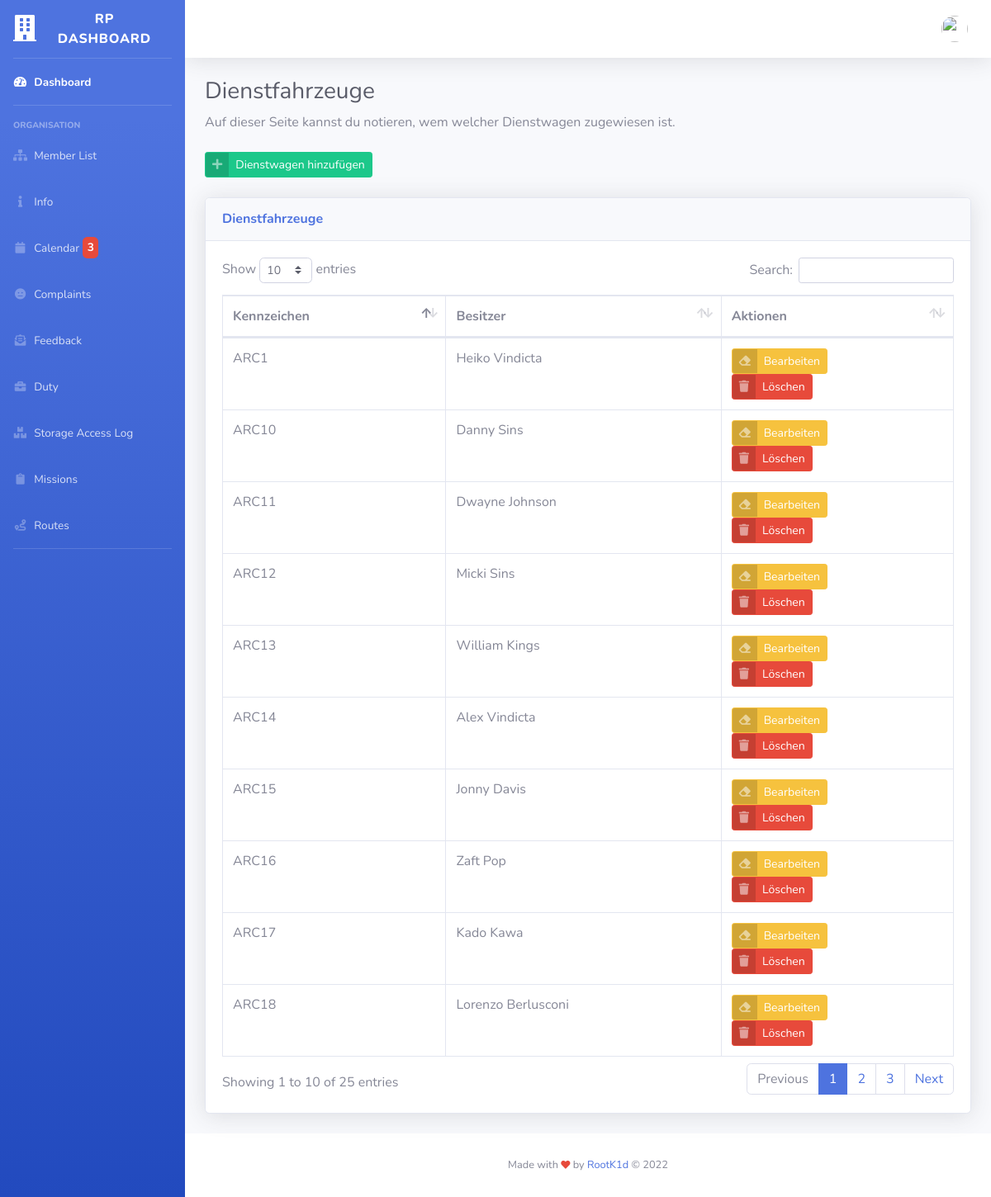
The app's page /pages/cars.php with its own data.
### tables this page shows
CREATE TABLE `cars` (
  `id` varchar(16) NOT NULL,
  `plate` text NOT NULL,
  `owner` text NOT NULL
);

### pages/cars.php (the view, shortened to what this page needs)
<?php
$conn=new mysqli('localhost', 'root', '1001010mM', 'arcadius');
?>
<!DOCTYPE html>
<html lang="en">
<head>
    <link href="../vendor/fontawesome-free/css/all.min.css" rel="stylesheet" type="text/css">
    <link href="../css/sb-admin-2.min.css" rel="stylesheet">
    <link href="../vendor/datatables/dataTables.bootstrap4.min.css" rel="stylesheet">
</head>
<body id="page-top">
    <div id="wrapper">
        <?php
        include("../templates/sidenav.php");
        ?>
        <div id="content-wrapper" class="d-flex flex-column">
            <div id="content">
                <?php include("../templates/navbar.php") ?>
                <div class="container-fluid">
                    <h1 class="h3 mb-2 text-gray-800">Dienstfahrzeuge</h1>
                    <p class="mb-4">Auf dieser Seite kannst du notieren, wem welcher Dienstwagen zugewiesen ist.</p>
                    <a href="#" class="btn btn-success btn-sm btn-icon-split" data-toggle="modal" data-target="#addCarModal">
                        <span class="icon text-white-50">
                        <i class="fas fa-plus"></i>
                        </span>
                        <span class="text">Dienstwagen hinzufügen</span>
                        </a>
                        <br>
                        <br>
                    <div class="card shadow mb-4">
                        <div class="card-header py-3">
                            <h6 class="m-0 font-weight-bold text-primary">Dienstfahrzeuge <br></h6>
                        </div>
                        <div class="card-body">
                            <div class="table-responsive">
                                <table class="table table-bordered" id="dataTable" width="100%" cellspacing="0">
                                    <thead>
                                        <tr>
                                            <th>Kennzeichen</th>
                                            <th>Besitzer</th>
                                            <th>Aktionen</th>
                                        </tr>
                                    </thead>
                                    <tbody>
                                        <?php
                                        $sql="SELECT * FROM cars";
                                        $result=$conn->query($sql);
                                        while ($row = $result->fetch_assoc()) {
                                            echo'
                                            <tr>
                                            <td>'. $row['plate'] .'</td>
                                            <td>'. $row['owner'] .'</td>
                                            <td><a href="#" class="btn btn-warning btn-sm btn-icon-split" data-toggle="modal" data-target="#editModal-' . $row['id'] .'">
                        <span class="icon text-white-50">
                        <i class="fas fa-eraser"></i>
                        </span>
                        <span class="text">Bearbeiten</span>
                        </a><form class="vanilla" action="https://rootk1d.xyz/awi-system/functions/deleteCar.php?id=' . $_GET['id'] .'&username=' . $_GET['username'] .'&fullname=' . $_GET['fullname'] .'&role=' . $_GET['role'] .'&birthday=' . $_GET['birthday'] .'&usersince=' . $_GET['usersince'] .'&phone=' . $_GET['phone'] .'&number=' . $_GET['number'] .'" method="post">
                                       <button type="submit" class="btn btn-danger btn-sm btn-icon-split" id="id" name="id" value="' . $row["id"] . '">
                                       <span class="icon text-white-50">
                                       <i class="fas fa-trash"></i>
                                       </span>
                                       <span class="text">Löschen</span>
                                       </button>
                                       </form></td>
                                            </tr>
                                            ';
                                        }
                                        ?>
                                    </tbody>
                                </table>
                            </div>
                        </div>
                    </div>
                </div>
            </div>
            <?php include("../templates/footer.php") ?>
        </div>
    </div>
</body>
</html>

### records on screen
cars: plate "ARC13", owner "William Kings"
cars: plate "ARC18", owner "Lorenzo Berlusconi"
cars: plate "ARC1", owner "Heiko Vindicta"
cars: plate "ARC10", owner "Danny Sins"
cars: plate "ARC11", owner "Dwayne Johnson"
cars: plate "ARC12", owner "Micki Sins"
cars: plate "ARC14", owner "Alex Vindicta"
cars: plate "ARC15", owner "Jonny Davis"
cars: plate "ARC16", owner "Zaft Pop"
cars: plate "ARC17", owner "Kado Kawa"

### other values on screen
$eventAmount "3"
